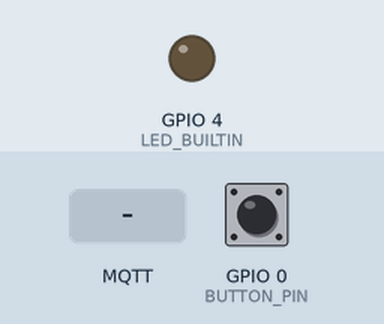
Simulated run of this sketch. Board: ESP32. On the bench: output pins drawn as LEDs (lit = HIGH). The test bench sets the inputs (shaded band); at power-on: GPIO 0 (BUTTON_PIN) HIGH. WiFi joins after 1.5 s; servers stay silent unless stated; no MQTT or app messages arrive unless stated; the camera gives no picture; what the sketch prints to the serial monitor is not drawn.

Above: at 4.2 s.
4.3 s: GPIO 0 (BUTTON_PIN) pulled LOW for 0.15 s
At 5.3 s:
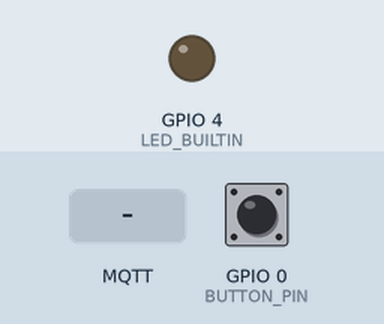
5.9 s: MQTT message "capture" arrives on the first subscribed topic
At 6.9 s:
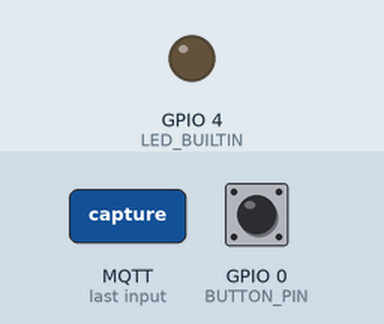
Timing chart, 0 to 8.9 s (numbered marks = the images above; inputs shaded):
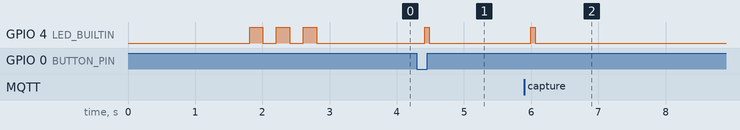

The sketch:

yolos_esp32_cam.ino
```cpp
/*
 * YOLOS ESP32-CAM 视觉检测模块
 * 支持图像采集、WiFi传输、MQTT通信
 */

#include "esp_camera.h"
#include <WiFi.h>
#include <PubSubClient.h>
#include <ArduinoJson.h>
#include <WebServer.h>
#include <ESPmDNS.h>

// 摄像头引脚定义 (AI-Thinker ESP32-CAM)
#define PWDN_GPIO_NUM     32
#define RESET_GPIO_NUM    -1
#define XCLK_GPIO_NUM      0
#define SIOD_GPIO_NUM     26
#define SIOC_GPIO_NUM     27
#define Y9_GPIO_NUM       35
#define Y8_GPIO_NUM       34
#define Y7_GPIO_NUM       39
#define Y6_GPIO_NUM       36
#define Y5_GPIO_NUM       21
#define Y4_GPIO_NUM       19
#define Y3_GPIO_NUM       18
#define Y2_GPIO_NUM        5
#define VSYNC_GPIO_NUM    25
#define HREF_GPIO_NUM     23
#define PCLK_GPIO_NUM     22

// LED和按钮引脚
#define LED_BUILTIN        4
#define FLASH_LED         4
#define BUTTON_PIN        0

// WiFi配置
const char* ssid = "YOUR_WIFI_SSID";
const char* password = "YOUR_WIFI_PASSWORD";

// MQTT配置
const char* mqtt_server = "192.168.1.100";
const int mqtt_port = 1883;
const char* mqtt_user = "";
const char* mqtt_password = "";
const char* client_id = "yolos_esp32_cam";

// 话题定义
const char* topic_image = "yolos/esp32/image";
const char* topic_status = "yolos/esp32/status";
const char* topic_command = "yolos/esp32/command";
const char* topic_config = "yolos/esp32/config";

// 全局对象
WiFiClient espClient;
PubSubClient mqtt_client(espClient);
WebServer server(80);

// 配置参数
struct Config {
  int image_quality = 10;        // 0-63, 越小质量越高
  framesize_t frame_size = FRAMESIZE_QVGA;  // 图像尺寸
  int capture_interval = 5000;   // 拍照间隔(ms)
  bool auto_capture = false;     // 自动拍照
  bool flash_enabled = false;    // 闪光灯
  int detection_threshold = 50;  // 检测阈值
} config;

// 状态变量
unsigned long last_capture = 0;
unsigned long last_status = 0;
bool camera_initialized = false;
int capture_count = 0;
int upload_count = 0;

void setup() {
  Serial.begin(115200);
  Serial.println("YOLOS ESP32-CAM 启动中...");

  // 初始化GPIO
  pinMode(LED_BUILTIN, OUTPUT);
  pinMode(FLASH_LED, OUTPUT);
  pinMode(BUTTON_PIN, INPUT_PULLUP);

  // 初始化摄像头
  if (initCamera()) {
    Serial.println("摄像头初始化成功");
    camera_initialized = true;
  } else {
    Serial.println("摄像头初始化失败");
  }

  // 连接WiFi
  connectWiFi();

  // 初始化MQTT
  mqtt_client.setServer(mqtt_server, mqtt_port);
  mqtt_client.setCallback(mqttCallback);

  // 初始化Web服务器
  setupWebServer();

  // 启动mDNS
  if (MDNS.begin("yolos-esp32")) {
    Serial.println("mDNS启动成功: yolos-esp32.local");
  }

  Serial.println("系统初始化完成");
  blinkLED(3, 200);  // 启动指示
}

void loop() {
  // 处理MQTT连接
  if (!mqtt_client.connected()) {
    reconnectMQTT();
  }
  mqtt_client.loop();

  // 处理Web服务器
  server.handleClient();

  // 检查按钮
  if (digitalRead(BUTTON_PIN) == LOW) {
    delay(50);  // 消抖
    if (digitalRead(BUTTON_PIN) == LOW) {
      captureAndSend();
      while (digitalRead(BUTTON_PIN) == LOW) delay(10);
    }
  }

  // 自动拍照
  if (config.auto_capture && camera_initialized) {
    if (millis() - last_capture > config.capture_interval) {
      captureAndSend();
    }
  }

  // 发送状态信息
  if (millis() - last_status > 30000) {  // 每30秒
    sendStatus();
    last_status = millis();
  }

  delay(100);
}

bool initCamera() {
  camera_config_t camera_config;
  camera_config.ledc_channel = LEDC_CHANNEL_0;
  camera_config.ledc_timer = LEDC_TIMER_0;
  camera_config.pin_d0 = Y2_GPIO_NUM;
  camera_config.pin_d1 = Y3_GPIO_NUM;
  camera_config.pin_d2 = Y4_GPIO_NUM;
  camera_config.pin_d3 = Y5_GPIO_NUM;
  camera_config.pin_d4 = Y6_GPIO_NUM;
  camera_config.pin_d5 = Y7_GPIO_NUM;
  camera_config.pin_d6 = Y8_GPIO_NUM;
  camera_config.pin_d7 = Y9_GPIO_NUM;
  camera_config.pin_xclk = XCLK_GPIO_NUM;
  camera_config.pin_pclk = PCLK_GPIO_NUM;
  camera_config.pin_vsync = VSYNC_GPIO_NUM;
  camera_config.pin_href = HREF_GPIO_NUM;
  camera_config.pin_sscb_sda = SIOD_GPIO_NUM;
  camera_config.pin_sscb_scl = SIOC_GPIO_NUM;
  camera_config.pin_pwdn = PWDN_GPIO_NUM;
  camera_config.pin_reset = RESET_GPIO_NUM;
  camera_config.xclk_freq_hz = 20000000;
  camera_config.pixel_format = PIXFORMAT_JPEG;

  // 根据PSRAM选择帧缓冲区
  if (psramFound()) {
    camera_config.frame_size = FRAMESIZE_UXGA;
    camera_config.jpeg_quality = 10;
    camera_config.fb_count = 2;
  } else {
    camera_config.frame_size = FRAMESIZE_SVGA;
    camera_config.jpeg_quality = 12;
    camera_config.fb_count = 1;
  }

  // 初始化摄像头
  esp_err_t err = esp_camera_init(&camera_config);
  if (err != ESP_OK) {
    Serial.printf("摄像头初始化失败: 0x%x", err);
    return false;
  }

  // 设置摄像头参数
  sensor_t* s = esp_camera_sensor_get();
  s->set_framesize(s, config.frame_size);
  s->set_quality(s, config.image_quality);

  return true;
}

void connectWiFi() {
  WiFi.begin(ssid, password);
  Serial.print("连接WiFi");

  int attempts = 0;
  while (WiFi.status() != WL_CONNECTED && attempts < 20) {
    delay(500);
    Serial.print(".");
    attempts++;
  }

  if (WiFi.status() == WL_CONNECTED) {
    Serial.println();
    Serial.print("WiFi连接成功! IP地址: ");
    Serial.println(WiFi.localIP());
  } else {
    Serial.println();
    Serial.println("WiFi连接失败");
  }
}

void reconnectMQTT() {
  while (!mqtt_client.connected()) {
    Serial.print("连接MQTT服务器...");

    if (mqtt_client.connect(client_id, mqtt_user, mqtt_password)) {
      Serial.println("MQTT连接成功");

      // 订阅命令话题
      mqtt_client.subscribe(topic_command);
      mqtt_client.subscribe(topic_config);

      // 发送上线消息
      sendStatus();

    } else {
      Serial.print("MQTT连接失败, rc=");
      Serial.print(mqtt_client.state());
      Serial.println(" 5秒后重试");
      delay(5000);
    }
  }
}

void mqttCallback(char* topic, byte* payload, unsigned int length) {
  String message;
  for (int i = 0; i < length; i++) {
    message += (char)payload[i];
  }

  Serial.printf("收到MQTT消息 [%s]: %s\n", topic, message.c_str());

  if (strcmp(topic, topic_command) == 0) {
    handleCommand(message);
  } else if (strcmp(topic, topic_config) == 0) {
    handleConfig(message);
  }
}

void handleCommand(String command) {
  if (command == "capture") {
    captureAndSend();
  } else if (command == "status") {
    sendStatus();
  } else if (command == "restart") {
    ESP.restart();
  } else if (command == "flash_on") {
    digitalWrite(FLASH_LED, HIGH);
  } else if (command == "flash_off") {
    digitalWrite(FLASH_LED, LOW);
  }
}

void handleConfig(String configJson) {
  DynamicJsonDocument doc(1024);
  deserializeJson(doc, configJson);

  if (doc.containsKey("image_quality")) {
    config.image_quality = doc["image_quality"];
  }
  if (doc.containsKey("capture_interval")) {
    config.capture_interval = doc["capture_interval"];
  }
  if (doc.containsKey("auto_capture")) {
    config.auto_capture = doc["auto_capture"];
  }
  if (doc.containsKey("flash_enabled")) {
    config.flash_enabled = doc["flash_enabled"];
  }

  // 应用摄像头设置
  sensor_t* s = esp_camera_sensor_get();
  if (s) {
    s->set_quality(s, config.image_quality);
  }

  Serial.println("配置已更新");
  sendStatus();
}

void captureAndSend() {
  if (!camera_initialized) {
    Serial.println("摄像头未初始化");
    return;
  }

  digitalWrite(LED_BUILTIN, HIGH);

  // 开启闪光灯
  if (config.flash_enabled) {
    digitalWrite(FLASH_LED, HIGH);
    delay(100);
  }

  // 拍照
  camera_fb_t* fb = esp_camera_fb_get();

  // 关闭闪光灯
  if (config.flash_enabled) {
    digitalWrite(FLASH_LED, LOW);
  }

  if (!fb) {
    Serial.println("拍照失败");
    digitalWrite(LED_BUILTIN, LOW);
    return;
  }

  capture_count++;
  last_capture = millis();

  Serial.printf("拍照成功: %d bytes\n", fb->len);

  // 发送图像数据
  if (mqtt_client.connected()) {
    // 创建图像信息JSON
    DynamicJsonDocument doc(512);
    doc["timestamp"] = millis();
    doc["client_id"] = client_id;
    doc["image_size"] = fb->len;
    doc["width"] = fb->width;
    doc["height"] = fb->height;
    doc["format"] = "jpeg";
    doc["quality"] = config.image_quality;
    doc["capture_count"] = capture_count;

    String imageInfo;
    serializeJson(doc, imageInfo);

    // 发送图像信息
    mqtt_client.publish((String(topic_image) + "/info").c_str(), imageInfo.c_str());

    // 分块发送图像数据
    const int chunk_size = 1024;
    int total_chunks = (fb->len + chunk_size - 1) / chunk_size;

    for (int i = 0; i < total_chunks; i++) {
      int start = i * chunk_size;
      int end = min(start + chunk_size, (int)fb->len);
      int current_size = end - start;

      String chunk_topic = String(topic_image) + "/data/" + String(i);
      mqtt_client.publish(chunk_topic.c_str(), fb->buf + start, current_size);

      delay(10);  // 避免发送过快
    }

    // 发送完成标志
    DynamicJsonDocument complete_doc(256);
    complete_doc["total_chunks"] = total_chunks;
    complete_doc["total_size"] = fb->len;
    complete_doc["timestamp"] = millis();

    String completeInfo;
    serializeJson(complete_doc, completeInfo);
    mqtt_client.publish((String(topic_image) + "/complete").c_str(), completeInfo.c_str());

    upload_count++;
    Serial.printf("图像上传完成: %d chunks\n", total_chunks);
  }

  esp_camera_fb_return(fb);
  digitalWrite(LED_BUILTIN, LOW);
}

void sendStatus() {
  DynamicJsonDocument doc(1024);
  doc["timestamp"] = millis();
  doc["client_id"] = client_id;
  doc["wifi_connected"] = WiFi.status() == WL_CONNECTED;
  doc["wifi_rssi"] = WiFi.RSSI();
  doc["ip_address"] = WiFi.localIP().toString();
  doc["mqtt_connected"] = mqtt_client.connected();
  doc["camera_initialized"] = camera_initialized;
  doc["free_heap"] = ESP.getFreeHeap();
  doc["uptime"] = millis();
  doc["capture_count"] = capture_count;
  doc["upload_count"] = upload_count;
  doc["auto_capture"] = config.auto_capture;
  doc["capture_interval"] = config.capture_interval;
  doc["image_quality"] = config.image_quality;

  String status;
  serializeJson(doc, status);

  if (mqtt_client.connected()) {
    mqtt_client.publish(topic_status, status.c_str());
  }

  Serial.println("状态信息已发送");
}

void setupWebServer() {
  // 主页
  server.on("/", HTTP_GET, []() {
    String html = "<html><head><title>YOLOS ESP32-CAM</title></head>";
    html += "<body><h1>YOLOS ESP32-CAM</h1>";
    html += "<p>状态: " + String(camera_initialized ? "正常" : "摄像头错误") + "</p>";
    html += "<p>WiFi: " + WiFi.localIP().toString() + "</p>";
    html += "<p>拍照次数: " + String(capture_count) + "</p>";
    html += "<p><a href='/capture'>拍照</a></p>";
    html += "<p><a href='/stream'>视频流</a></p>";
    html += "<p><a href='/status'>状态</a></p>";
    html += "</body></html>";
    server.send(200, "text/html", html);
  });

  // 拍照
  server.on("/capture", HTTP_GET, []() {
    captureAndSend();
    server.send(200, "text/plain", "拍照完成");
  });

  // 状态
  server.on("/status", HTTP_GET, []() {
    DynamicJsonDocument doc(1024);
    doc["camera_initialized"] = camera_initialized;
    doc["wifi_connected"] = WiFi.status() == WL_CONNECTED;
    doc["mqtt_connected"] = mqtt_client.connected();
    doc["capture_count"] = capture_count;
    doc["free_heap"] = ESP.getFreeHeap();

    String status;
    serializeJson(doc, status);
    server.send(200, "application/json", status);
  });

  server.begin();
  Serial.println("Web服务器已启动");
}

void blinkLED(int times, int delay_ms) {
  for (int i = 0; i < times; i++) {
    digitalWrite(LED_BUILTIN, HIGH);
    delay(delay_ms);
    digitalWrite(LED_BUILTIN, LOW);
    delay(delay_ms);
  }
}
```

Measured:
- after the input at 4.3 s, GPIO 4 (LED_BUILTIN): LOW → HIGH after 0.11 s, → LOW 0.07 s later
- after the input at 5.9 s, GPIO 4 (LED_BUILTIN): LOW → HIGH after 0.09 s, → LOW 0.07 s later
